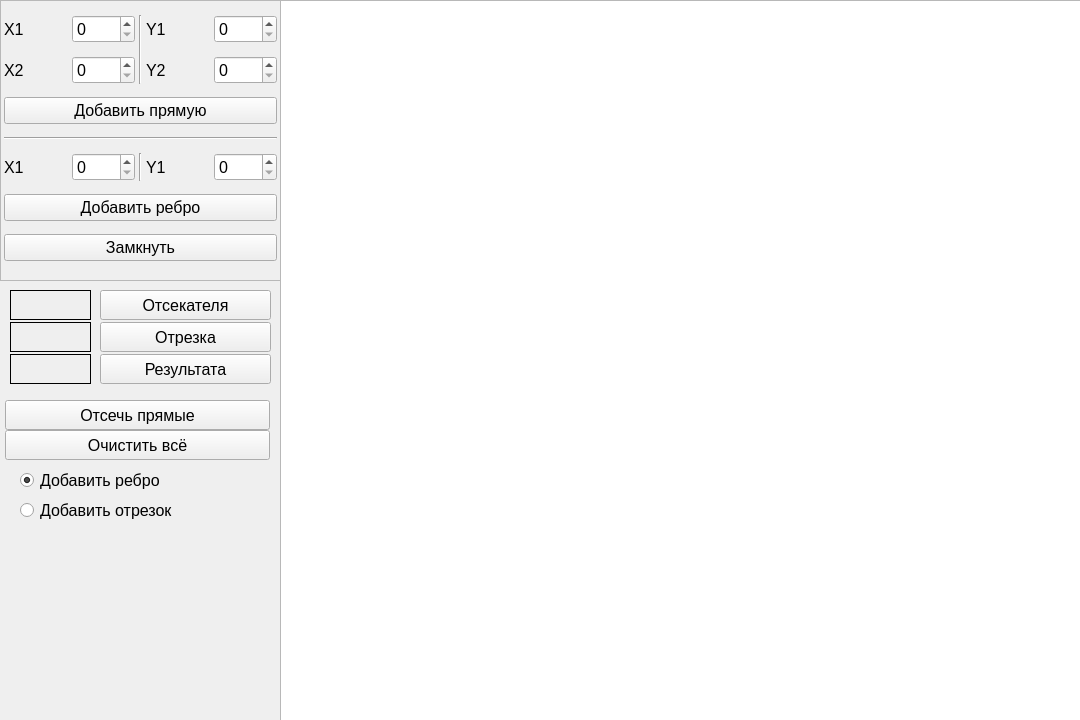
<?xml version="1.0" encoding="UTF-8"?>
<ui version="4.0">
 <class>MainWindow</class>
 <widget class="QMainWindow" name="MainWindow">
  <property name="geometry">
   <rect>
    <x>0</x>
    <y>0</y>
    <width>1080</width>
    <height>720</height>
   </rect>
  </property>
  <property name="font">
   <font>
    <pointsize>12</pointsize>
   </font>
  </property>
  <property name="windowTitle">
   <string>MainWindow</string>
  </property>
  <widget class="QWidget" name="centralwidget">
   <widget class="QLabel" name="rectClrLabel">
    <property name="geometry">
     <rect>
      <x>10</x>
      <y>290</y>
      <width>81</width>
      <height>30</height>
     </rect>
    </property>
    <property name="frameShape">
     <enum>QFrame::Box</enum>
    </property>
    <property name="text">
     <string/>
    </property>
   </widget>
   <widget class="QPushButton" name="rectClrButton">
    <property name="geometry">
     <rect>
      <x>100</x>
      <y>290</y>
      <width>171</width>
      <height>30</height>
     </rect>
    </property>
    <property name="text">
     <string>Отсекателя</string>
    </property>
   </widget>
   <widget class="QPushButton" name="clearButton">
    <property name="geometry">
     <rect>
      <x>5</x>
      <y>430</y>
      <width>265</width>
      <height>30</height>
     </rect>
    </property>
    <property name="text">
     <string>Очистить всё</string>
    </property>
   </widget>
   <widget class="QPushButton" name="clipButton">
    <property name="geometry">
     <rect>
      <x>5</x>
      <y>400</y>
      <width>265</width>
      <height>30</height>
     </rect>
    </property>
    <property name="text">
     <string>Отсечь прямые</string>
    </property>
   </widget>
   <widget class="QRadioButton" name="radioButton">
    <property name="geometry">
     <rect>
      <x>20</x>
      <y>470</y>
      <width>181</width>
      <height>20</height>
     </rect>
    </property>
    <property name="text">
     <string>Добавить ребро</string>
    </property>
    <property name="checked">
     <bool>true</bool>
    </property>
   </widget>
   <widget class="QLabel" name="lineClrLabel">
    <property name="geometry">
     <rect>
      <x>10</x>
      <y>322</y>
      <width>81</width>
      <height>30</height>
     </rect>
    </property>
    <property name="frameShape">
     <enum>QFrame::Box</enum>
    </property>
    <property name="text">
     <string/>
    </property>
   </widget>
   <widget class="QPushButton" name="lineClrButton">
    <property name="geometry">
     <rect>
      <x>100</x>
      <y>322</y>
      <width>171</width>
      <height>30</height>
     </rect>
    </property>
    <property name="text">
     <string>Отрезка</string>
    </property>
   </widget>
   <widget class="QPushButton" name="resClrButton">
    <property name="geometry">
     <rect>
      <x>100</x>
      <y>354</y>
      <width>171</width>
      <height>30</height>
     </rect>
    </property>
    <property name="text">
     <string>Результата</string>
    </property>
   </widget>
   <widget class="QLabel" name="resClrLabel">
    <property name="geometry">
     <rect>
      <x>10</x>
      <y>354</y>
      <width>81</width>
      <height>30</height>
     </rect>
    </property>
    <property name="frameShape">
     <enum>QFrame::Box</enum>
    </property>
    <property name="text">
     <string/>
    </property>
   </widget>
   <widget class="QGraphicsView" name="graphicsView">
    <property name="geometry">
     <rect>
      <x>280</x>
      <y>0</y>
      <width>801</width>
      <height>721</height>
     </rect>
    </property>
    <property name="verticalScrollBarPolicy">
     <enum>Qt::ScrollBarAlwaysOff</enum>
    </property>
    <property name="horizontalScrollBarPolicy">
     <enum>Qt::ScrollBarAlwaysOff</enum>
    </property>
   </widget>
   <widget class="QRadioButton" name="radioButton_2">
    <property name="geometry">
     <rect>
      <x>20</x>
      <y>500</y>
      <width>181</width>
      <height>21</height>
     </rect>
    </property>
    <property name="text">
     <string>Добавить отрезок</string>
    </property>
   </widget>
   <widget class="QFrame" name="frame">
    <property name="enabled">
     <bool>true</bool>
    </property>
    <property name="geometry">
     <rect>
      <x>0</x>
      <y>0</y>
      <width>281</width>
      <height>281</height>
     </rect>
    </property>
    <property name="sizePolicy">
     <sizepolicy hsizetype="Preferred" vsizetype="Preferred">
      <horstretch>0</horstretch>
      <verstretch>0</verstretch>
     </sizepolicy>
    </property>
    <property name="frameShape">
     <enum>QFrame::StyledPanel</enum>
    </property>
    <property name="frameShadow">
     <enum>QFrame::Raised</enum>
    </property>
    <layout class="QGridLayout" name="gridLayout" rowstretch="0,0,0,0,0,0,0" columnstretch="0,0,0,0,0">
     <property name="sizeConstraint">
      <enum>QLayout::SetNoConstraint</enum>
     </property>
     <property name="leftMargin">
      <number>3</number>
     </property>
     <property name="topMargin">
      <number>4</number>
     </property>
     <property name="rightMargin">
      <number>3</number>
     </property>
     <property name="horizontalSpacing">
      <number>4</number>
     </property>
     <property name="verticalSpacing">
      <number>3</number>
     </property>
     <item row="4" column="1">
      <widget class="QSpinBox" name="X1RspinBox">
       <property name="maximum">
        <number>800</number>
       </property>
      </widget>
     </item>
     <item row="4" column="4">
      <widget class="QSpinBox" name="Y1RspinBox">
       <property name="maximum">
        <number>720</number>
       </property>
      </widget>
     </item>
     <item row="0" column="2" rowspan="2">
      <widget class="Line" name="line_2">
       <property name="orientation">
        <enum>Qt::Vertical</enum>
       </property>
      </widget>
     </item>
     <item row="1" column="0">
      <widget class="QLabel" name="label_9">
       <property name="sizePolicy">
        <sizepolicy hsizetype="Minimum" vsizetype="Minimum">
         <horstretch>0</horstretch>
         <verstretch>0</verstretch>
        </sizepolicy>
       </property>
       <property name="text">
        <string>X2</string>
       </property>
      </widget>
     </item>
     <item row="4" column="0">
      <widget class="QLabel" name="label">
       <property name="text">
        <string>X1</string>
       </property>
      </widget>
     </item>
     <item row="0" column="3">
      <widget class="QLabel" name="label_2">
       <property name="text">
        <string>Y1</string>
       </property>
      </widget>
     </item>
     <item row="1" column="3">
      <widget class="QLabel" name="label_4">
       <property name="text">
        <string>Y2</string>
       </property>
      </widget>
     </item>
     <item row="3" column="0" colspan="5">
      <widget class="Line" name="line_3">
       <property name="orientation">
        <enum>Qt::Horizontal</enum>
       </property>
      </widget>
     </item>
     <item row="0" column="4">
      <widget class="QSpinBox" name="Y1LspinBox">
       <property name="maximum">
        <number>720</number>
       </property>
      </widget>
     </item>
     <item row="1" column="4">
      <widget class="QSpinBox" name="Y2LspinBox">
       <property name="maximum">
        <number>720</number>
       </property>
      </widget>
     </item>
     <item row="1" column="1">
      <widget class="QSpinBox" name="X2LspinBox">
       <property name="maximum">
        <number>800</number>
       </property>
      </widget>
     </item>
     <item row="4" column="3">
      <widget class="QLabel" name="label_6">
       <property name="text">
        <string>Y1</string>
       </property>
      </widget>
     </item>
     <item row="2" column="0" colspan="5">
      <widget class="QPushButton" name="AddLineBtn">
       <property name="text">
        <string>Добавить прямую</string>
       </property>
      </widget>
     </item>
     <item row="4" column="2">
      <widget class="Line" name="line">
       <property name="orientation">
        <enum>Qt::Vertical</enum>
       </property>
      </widget>
     </item>
     <item row="0" column="1">
      <widget class="QSpinBox" name="X1LspinBox">
       <property name="maximum">
        <number>800</number>
       </property>
      </widget>
     </item>
     <item row="0" column="0">
      <widget class="QLabel" name="label_7">
       <property name="sizePolicy">
        <sizepolicy hsizetype="Minimum" vsizetype="Minimum">
         <horstretch>0</horstretch>
         <verstretch>0</verstretch>
        </sizepolicy>
       </property>
       <property name="text">
        <string>X1</string>
       </property>
      </widget>
     </item>
     <item row="5" column="0" colspan="5">
      <widget class="QPushButton" name="AddRectBtn">
       <property name="text">
        <string>Добавить ребро</string>
       </property>
      </widget>
     </item>
     <item row="6" column="0" colspan="5">
      <widget class="QPushButton" name="closeButton">
       <property name="text">
        <string>Замкнуть</string>
       </property>
      </widget>
     </item>
    </layout>
   </widget>
  </widget>
 </widget>
 <resources/>
 <connections/>
</ui>
